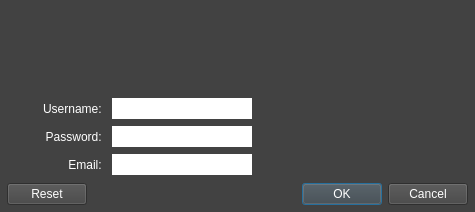
<?xml version="1.0" encoding="UTF-8"?>
<ui version="4.0">
 <class>ventilate_newuser</class>
 <widget class="QDialog" name="ventilate_newuser">
  <property name="geometry">
   <rect>
    <x>0</x>
    <y>0</y>
    <width>475</width>
    <height>212</height>
   </rect>
  </property>
  <property name="sizePolicy">
   <sizepolicy hsizetype="Minimum" vsizetype="Minimum">
    <horstretch>0</horstretch>
    <verstretch>0</verstretch>
   </sizepolicy>
  </property>
  <property name="windowTitle">
   <string>Ventilate: New User</string>
  </property>
  <property name="styleSheet">
   <string notr="true">background-color: rgb(66, 66, 66);</string>
  </property>
  <layout class="QVBoxLayout" name="verticalLayout">
   <property name="spacing">
    <number>7</number>
   </property>
   <property name="leftMargin">
    <number>7</number>
   </property>
   <property name="topMargin">
    <number>7</number>
   </property>
   <property name="rightMargin">
    <number>7</number>
   </property>
   <property name="bottomMargin">
    <number>7</number>
   </property>
   <item>
    <widget class="QLabel" name="lblTitle">
     <property name="minimumSize">
      <size>
       <width>461</width>
       <height>84</height>
      </size>
     </property>
     <property name="maximumSize">
      <size>
       <width>16777215</width>
       <height>84</height>
      </size>
     </property>
     <property name="baseSize">
      <size>
       <width>461</width>
       <height>84</height>
      </size>
     </property>
     <property name="styleSheet">
      <string notr="true">image: url(:/Images/WelcometoVentilate.svg);</string>
     </property>
     <property name="text">
      <string/>
     </property>
    </widget>
   </item>
   <item>
    <layout class="QFormLayout" name="formLayout">
     <item row="0" column="0">
      <widget class="QLabel" name="usernameLabel">
       <property name="minimumSize">
        <size>
         <width>98</width>
         <height>21</height>
        </size>
       </property>
       <property name="maximumSize">
        <size>
         <width>98</width>
         <height>21</height>
        </size>
       </property>
       <property name="baseSize">
        <size>
         <width>98</width>
         <height>21</height>
        </size>
       </property>
       <property name="styleSheet">
        <string notr="true">color:rgb(255,255,255);</string>
       </property>
       <property name="text">
        <string>Username: </string>
       </property>
       <property name="alignment">
        <set>Qt::AlignRight|Qt::AlignTrailing|Qt::AlignVCenter</set>
       </property>
      </widget>
     </item>
     <item row="0" column="1">
      <widget class="QLineEdit" name="usernameText">
       <property name="minimumSize">
        <size>
         <width>140</width>
         <height>21</height>
        </size>
       </property>
       <property name="maximumSize">
        <size>
         <width>140</width>
         <height>21</height>
        </size>
       </property>
       <property name="baseSize">
        <size>
         <width>140</width>
         <height>21</height>
        </size>
       </property>
       <property name="styleSheet">
        <string notr="true">color: rgb(0, 0, 0);
background-color: rgb(255, 255, 255);</string>
       </property>
       <property name="frame">
        <bool>false</bool>
       </property>
      </widget>
     </item>
     <item row="1" column="0">
      <widget class="QLabel" name="passwordLabel">
       <property name="minimumSize">
        <size>
         <width>98</width>
         <height>21</height>
        </size>
       </property>
       <property name="maximumSize">
        <size>
         <width>98</width>
         <height>21</height>
        </size>
       </property>
       <property name="baseSize">
        <size>
         <width>98</width>
         <height>21</height>
        </size>
       </property>
       <property name="styleSheet">
        <string notr="true">color:rgb(255,255,255);</string>
       </property>
       <property name="text">
        <string>Password: </string>
       </property>
       <property name="alignment">
        <set>Qt::AlignRight|Qt::AlignTrailing|Qt::AlignVCenter</set>
       </property>
      </widget>
     </item>
     <item row="1" column="1">
      <widget class="QLineEdit" name="passwordText">
       <property name="minimumSize">
        <size>
         <width>140</width>
         <height>21</height>
        </size>
       </property>
       <property name="maximumSize">
        <size>
         <width>140</width>
         <height>21</height>
        </size>
       </property>
       <property name="baseSize">
        <size>
         <width>140</width>
         <height>21</height>
        </size>
       </property>
       <property name="styleSheet">
        <string notr="true">color: rgb(0, 0, 0);
background-color: rgb(255, 255, 255);</string>
       </property>
       <property name="frame">
        <bool>false</bool>
       </property>
      </widget>
     </item>
     <item row="2" column="0">
      <widget class="QLabel" name="emailLabel">
       <property name="minimumSize">
        <size>
         <width>98</width>
         <height>21</height>
        </size>
       </property>
       <property name="maximumSize">
        <size>
         <width>98</width>
         <height>21</height>
        </size>
       </property>
       <property name="baseSize">
        <size>
         <width>98</width>
         <height>21</height>
        </size>
       </property>
       <property name="styleSheet">
        <string notr="true">color:rgb(255,255,255);</string>
       </property>
       <property name="text">
        <string>Email: </string>
       </property>
       <property name="alignment">
        <set>Qt::AlignRight|Qt::AlignTrailing|Qt::AlignVCenter</set>
       </property>
      </widget>
     </item>
     <item row="2" column="1">
      <widget class="QLineEdit" name="emailText">
       <property name="minimumSize">
        <size>
         <width>140</width>
         <height>21</height>
        </size>
       </property>
       <property name="maximumSize">
        <size>
         <width>140</width>
         <height>21</height>
        </size>
       </property>
       <property name="baseSize">
        <size>
         <width>140</width>
         <height>21</height>
        </size>
       </property>
       <property name="styleSheet">
        <string notr="true">color: rgb(0, 0, 0);
background-color: rgb(255, 255, 255);</string>
       </property>
       <property name="frame">
        <bool>false</bool>
       </property>
      </widget>
     </item>
    </layout>
   </item>
   <item>
    <widget class="QDialogButtonBox" name="buttonBox">
     <property name="styleSheet">
      <string notr="true">background-color: rgb(66, 66, 66);
color: rgb(255, 255, 255);</string>
     </property>
     <property name="orientation">
      <enum>Qt::Horizontal</enum>
     </property>
     <property name="standardButtons">
      <set>QDialogButtonBox::Cancel|QDialogButtonBox::Ok|QDialogButtonBox::Reset</set>
     </property>
    </widget>
   </item>
  </layout>
 </widget>
 <resources/>
 <connections>
  <connection>
   <sender>buttonBox</sender>
   <signal>accepted()</signal>
   <receiver>ventilate_newuser</receiver>
   <slot>accept()</slot>
   <hints>
    <hint type="sourcelabel">
     <x>248</x>
     <y>254</y>
    </hint>
    <hint type="destinationlabel">
     <x>157</x>
     <y>274</y>
    </hint>
   </hints>
  </connection>
  <connection>
   <sender>buttonBox</sender>
   <signal>rejected()</signal>
   <receiver>ventilate_newuser</receiver>
   <slot>reject()</slot>
   <hints>
    <hint type="sourcelabel">
     <x>316</x>
     <y>260</y>
    </hint>
    <hint type="destinationlabel">
     <x>286</x>
     <y>274</y>
    </hint>
   </hints>
  </connection>
 </connections>
</ui>
